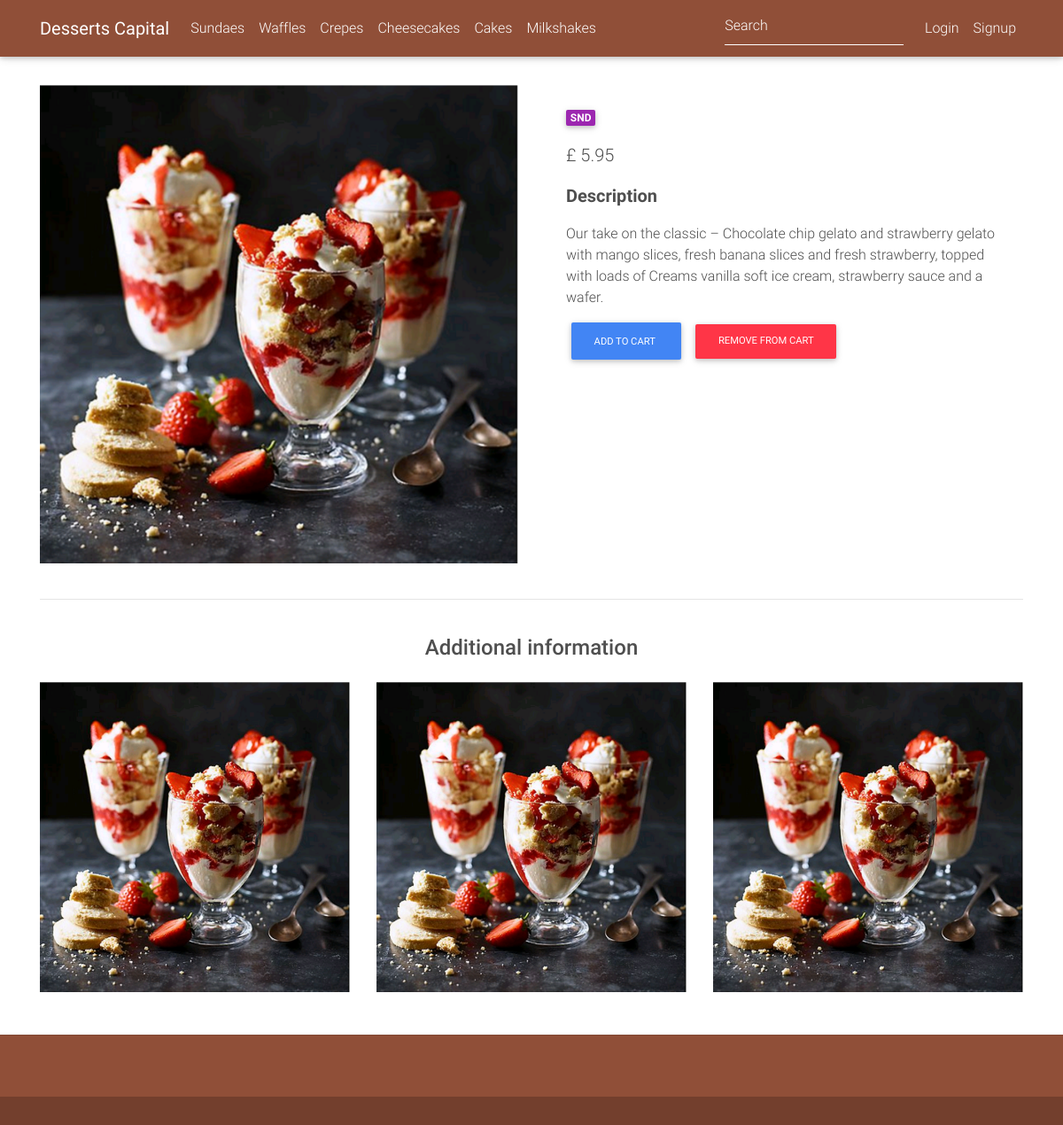
/product/strawberry-sundae/, run on an earlier commit of the app's database.
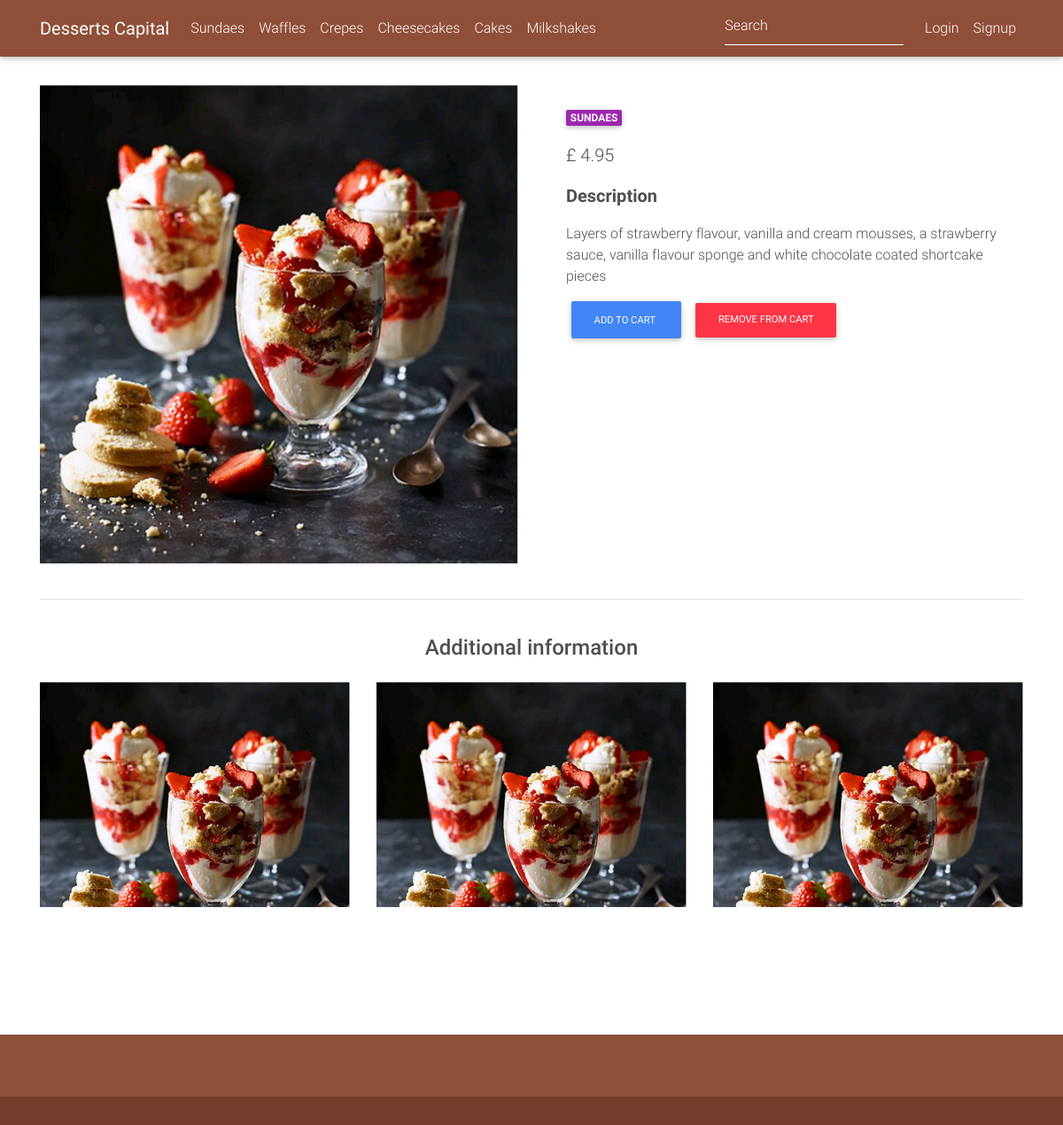
And on a later commit of the database.
### products/models.py (models this page shows, shortened)
class Product(models.Model):
    title = models.CharField(max_length=100, blank=True, null=True)
    description = models.TextField(max_length=500, blank=True, null=True)
    image = models.ImageField()
    price = models.FloatField(default=0.00, blank=True, null=True)
    slug = models.SlugField(blank=True, null=True)
    category = models.CharField(choices=CATEGORY_CHOICES, max_length=2)
    def add_to_cart(self):
        return reverse("add-to-cart", kwargs={'slug': self.slug})
    def remove_from_cart(self):
        return reverse("remove-from-cart", kwargs={'slug': self.slug})

### products/views.py (the view)
# urls.py: path('product/<slug>/',ProductDetailView.as_view(),name='product'),
class ProductDetailView(DetailView):
    model = Product
    template_name = "product.html"

### products/templates/product.html (shortened to what this page needs)
{% extends "base.html" %}
{% load static %}
{% block content %}
  <main class="mt-5 pt-4">
    <div class="container dark-grey-text mt-0">
      <div class="row wow fadeIn">
        <div class="col-md-6 mb-4">
          <img src="{{ object.image.url }}" class="img-fluid" alt="">
        </div>
        <div class="col-md-6 mb-4">
          <div class="p-4">
            <div class="mb-3">
              <a href="">
                <span class="badge purple mr-1">{{ object.get_category_display }}</span>
              </a>
            </div>
            <p class="lead">
              <span>£ {{ object.price }}</span>
            </p>
            <p class="lead font-weight-bold">Description</p>
            <p>{{ object.description }}</p>
            <a href="{{ object.add_to_cart }}" class="btn btn-primary btn-md my-0 p">
              Add to cart
            </a>
            <a href="{{ object.remove_from_cart }}" class="btn btn-danger btn-md my-0 p">
              Remove from cart
            </a>
          </div>
        </div>
      </div>
      <hr>
      <div class="row d-flex justify-content-center wow fadeIn">
        <div class="col-md-6 text-center">
          <h4 class="my-4 h4">Additional information</h4>
        </div>
      </div>
      <div class="row wow fadeIn">
        <div class="col-lg-4 col-md-12 mb-4">
          <img src="{{ object.image.url }}" class="img-fluid" alt="">
        </div>
        <div class="col-lg-4 col-md-6 mb-4">
          <img src="{{ object.image.url }}" class="img-fluid" alt="">
        </div>
        <div class="col-lg-4 col-md-6 mb-4">
          <img src="{{ object.image.url }}" class="img-fluid" alt="">
        </div>
      </div>
    </div>
  </main>
{% endblock content %}

### templates/base.html (shortened to what this page needs)
{% load static %}
{% load cart_tags %}
<!DOCTYPE html>
<html lang="en">
<head>
  <link rel="stylesheet" href="https://use.pfontawesome.com/releases/v5.8.1/css/all.css">
  <link href="{% static 'css/bootstrap.min.css' %}" rel="stylesheet">
  <link href="{% static 'css/mdb.min.css' %}" rel="stylesheet">
  <link href="{% static 'css/style.min.css' %}" rel="stylesheet">
</head>
<nav class="navbar fixed-top navbar-expand-lg navbar-dark mdb-color lighten-3 scrolling-navbar">
    <div class="container">
      <a class="navbar-brand waves-effect" href="/">
        <strong class="white-text">Desserts Capital</strong>
      </a>
      <div class="collapse navbar-collapse" id="navbarSupportedContent">
      <div class="collapse navbar-collapse" id="basicExampleNav">
          <ul class="navbar-nav mr-auto">
            <li class="nav-item">
              <a class="nav-link" href="/category/SN">Sundaes</a>
            </li>
            <li class="nav-item">
              <a class="nav-link" href="/category/WF">Waffles</a>
            </li>
            <li class="nav-item">
              <a class="nav-link" href="/category/CP">Crepes</a>
            </li>
            <li class="nav-item">
              <a class="nav-link" href="/category/CK">Cheesecakes</a>
            </li>
            <li class="nav-item">
              <a class="nav-link" href="/category/CS">Cakes</a>
            </li>
              <li class="nav-item">
              <a class="nav-link" href="/category/MK">Milkshakes</a>
            </li>
            </ul>
          <form action="{% url 'search' %}" method="POST" class="form-inline">{% csrf_token %}
            <div class="md-form my-0">
              <input class="form-control mr-sm-2" type="text" name="search" placeholder="Search" aria-label="Search">
            </div>
          </form>
        </div>
        <ul class="navbar-nav nav-flex-icons">
          {% if request.user.is_authenticated %}
          <li class="nav-item">
            <a href="{% url 'order-summary' %}" class="nav-link waves-effect">
              <span class="badge red z-depth-1 mr-1"> {{ request.user|cart_item_count }} </span>
              <i class="fas fa-shopping-cart"></i>
              <span class="clearfix d-none d-sm-inline-block"> Cart </span>
            </a>
          </li>
          <li class="nav-item">
            <a class="nav-link waves-effect" href="{% url 'account_logout' %}">
              <span class="clearfix d-none d-sm-inline-block"> Logout </span>
            </a>
          </li>
          {% else %}
          <li class="nav-item">
            <a class="nav-link waves-effect" href="{% url 'account_login' %}">
              <span class="clearfix d-none d-sm-inline-block"> Login </span>
            </a>
          </li>
          <li class="nav-item">
            <a class="nav-link waves-effect" href="{% url 'account_signup' %}">
              <span class="clearfix d-none d-sm-inline-block"> Signup </span>
            </a>
          </li>
          {% endif %}
        </ul>
      </div>
    </div>
  </nav>
<body>
    <div class="mt-0 pt-4">
    </div>
    {% block content %}
    {% endblock content %}
<footer class="page-footer text-center font-small  wow fadeIn mdb-color lighten-3" >
    <hr class="my-4">
    <div class="pb-4">
<a href="http://codepen.io/mdbootstrap/" target="_blank">
      </a>
    </div>
    <div class="footer-copyright py-3">
    </div>
  </footer>
</body>
</html>

### templates/base.html (style rules this page uses)
html, body, header, .carousel { height: 60vh; }

What changed in the data, as far as the page shows it:
no longer on this page (row edited): Product: image (picture), category "SND", price "5.95", description "Our take on the classic – Chocolate chip gelato and strawberry gelato with mango slices, fresh banana slices and fresh strawberry, topped with loads of Creams vanilla soft ice cream, strawberry sauce and a wafer."
now on this page (row edited): Product: image (picture), category "SUNDAES", price "4.95", description "Layers of strawberry flavour, vanilla and cream mousses, a strawberry sauce, vanilla flavour sponge and white chocolate coated shortcake pieces"
